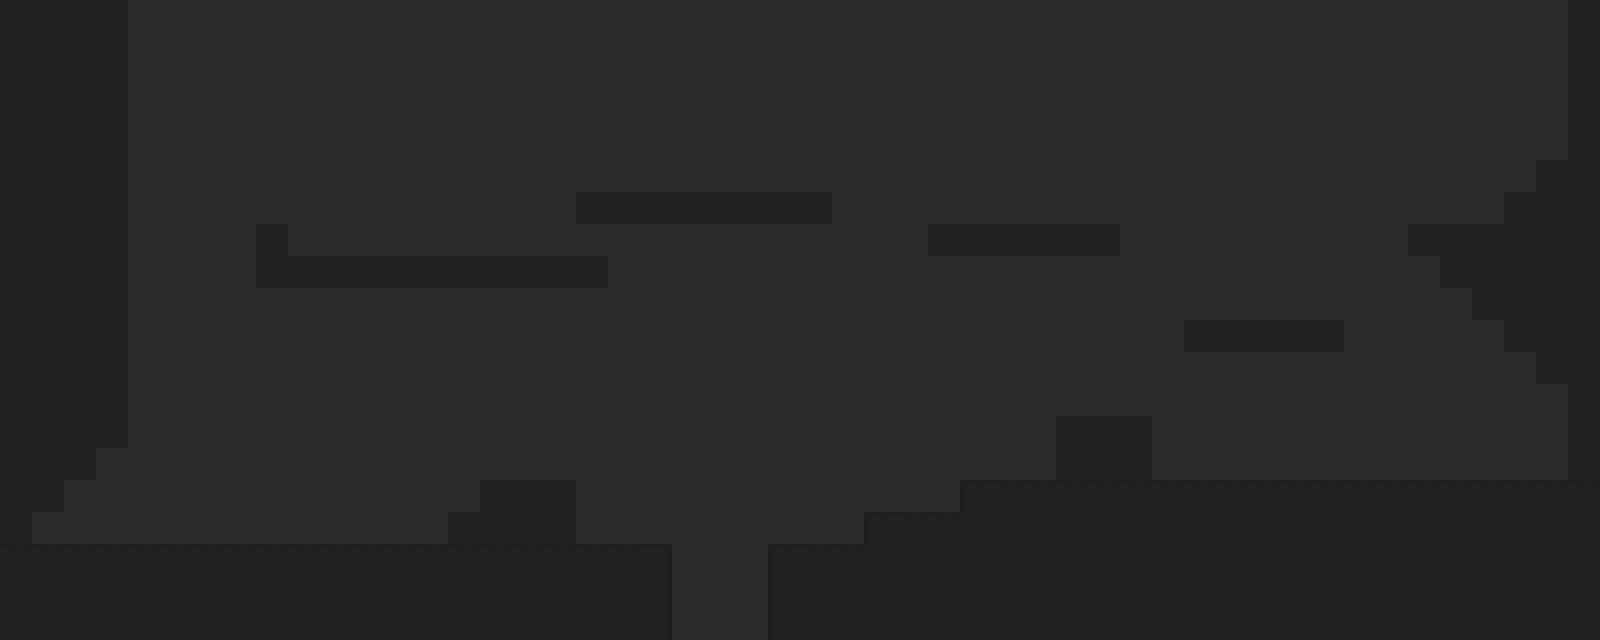

Tiled map render using the project's own tile images. Description and the map definition, with tile-layer contents summarised, below:
An orthogonal 50x20 tile map with 32x32 px tiles, 3 tile layers (bg, ground, blocks) and 25 objects.

<map version="1.0" orientation="orthogonal" width="50" height="20" tilewidth="32" tileheight="32">
 <tileset firstgid="1" name="tileset_new" tilewidth="32" tileheight="32">
  <image source="tileset_new.png" width="64" height="128" />
  <tile id="0">
   <properties>
    <property name="type" value="ground" />
   </properties>
  </tile>
  <tile id="2">
   <properties>
    <property name="type" value="block" />
   </properties>
  </tile>
  <tile id="4">
   <properties>
    <property name="type" value="bg" />
   </properties>
  </tile>
 </tileset>
 <layer name="bg" width="50" height="20">
  <data>[1000 cells, 1000 non-empty, 1 distinct tile ids]</data>
 </layer>
 <layer name="ground" width="50" height="20">
  <data>[1000 cells, 184 non-empty, 6 distinct tile ids]</data>
 </layer>
 <layer name="blocks" width="50" height="20">
  <data>[1000 cells, 139 non-empty, 1 distinct tile ids]</data>
 </layer>
 <objectgroup name="blocks" width="50" height="20">
  <object x="0" y="0" width="128" height="448" />
  <object x="0" y="448" width="96" height="32" />
  <object x="0" y="480" width="64" height="32" />
  <object x="0" y="512" width="32" height="32" />
  <object x="256" y="256" width="352" height="32" />
  <object x="576" y="192" width="256" height="32" />
  <object x="928" y="224" width="192" height="32" />
  <object x="1056" y="416" width="96" height="64" />
  <object x="1184" y="320" width="160" height="32" />
  <object x="1568" y="0" width="32" height="480" />
  <object x="1536" y="160" width="32" height="224" />
  <object x="1504" y="192" width="32" height="160" />
  <object x="1472" y="224" width="32" height="96" />
  <object x="1440" y="224" width="32" height="64" />
  <object x="1408" y="224" width="32" height="32" />
  <object x="256" y="224" width="32" height="32" />
  <object x="448" y="512" width="32" height="32" />
  <object x="480" y="480" width="96" height="64" />
 </objectgroup>
 <objectgroup name="ground" width="50" height="20">
  <object x="960" y="480" width="640" height="32" />
  <object x="0" y="544" width="640" height="32" />
  <object x="640" y="544" width="32" height="32" />
  <object x="0" y="576" width="640" height="64" />
  <object x="864" y="512" width="736" height="128" />
  <object x="768" y="544" width="96" height="96" />
  <object x="640" y="576" width="32" height="64" />
 </objectgroup>
</map>